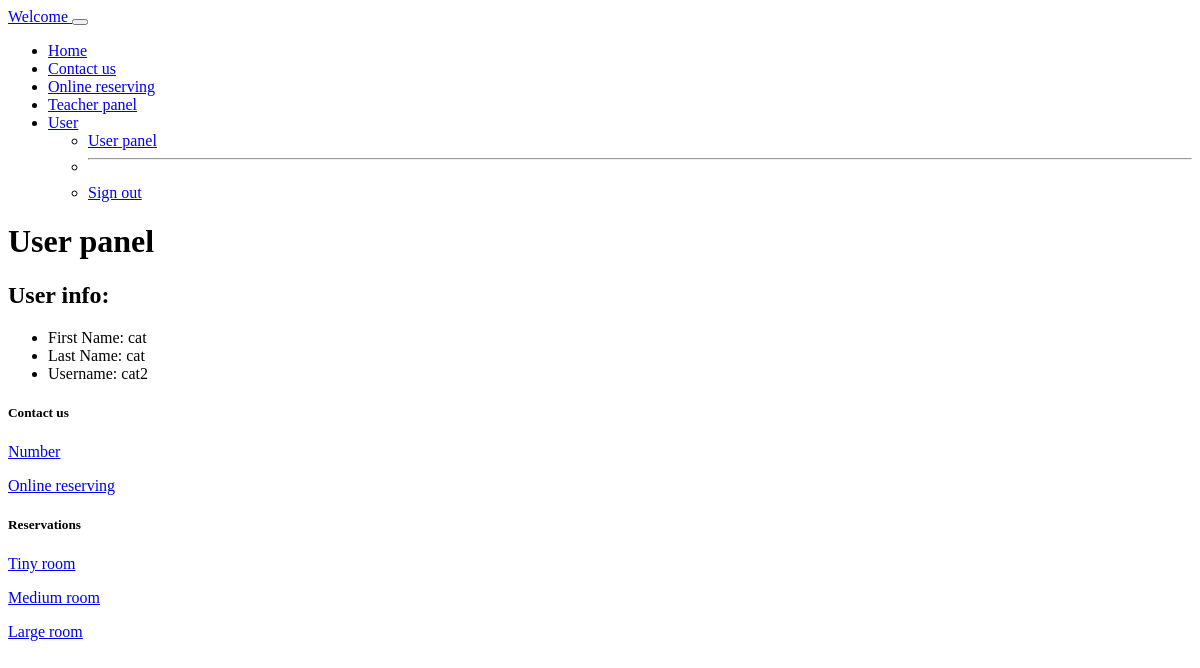
/user-panel (signed in), run on an earlier commit of the app's database.
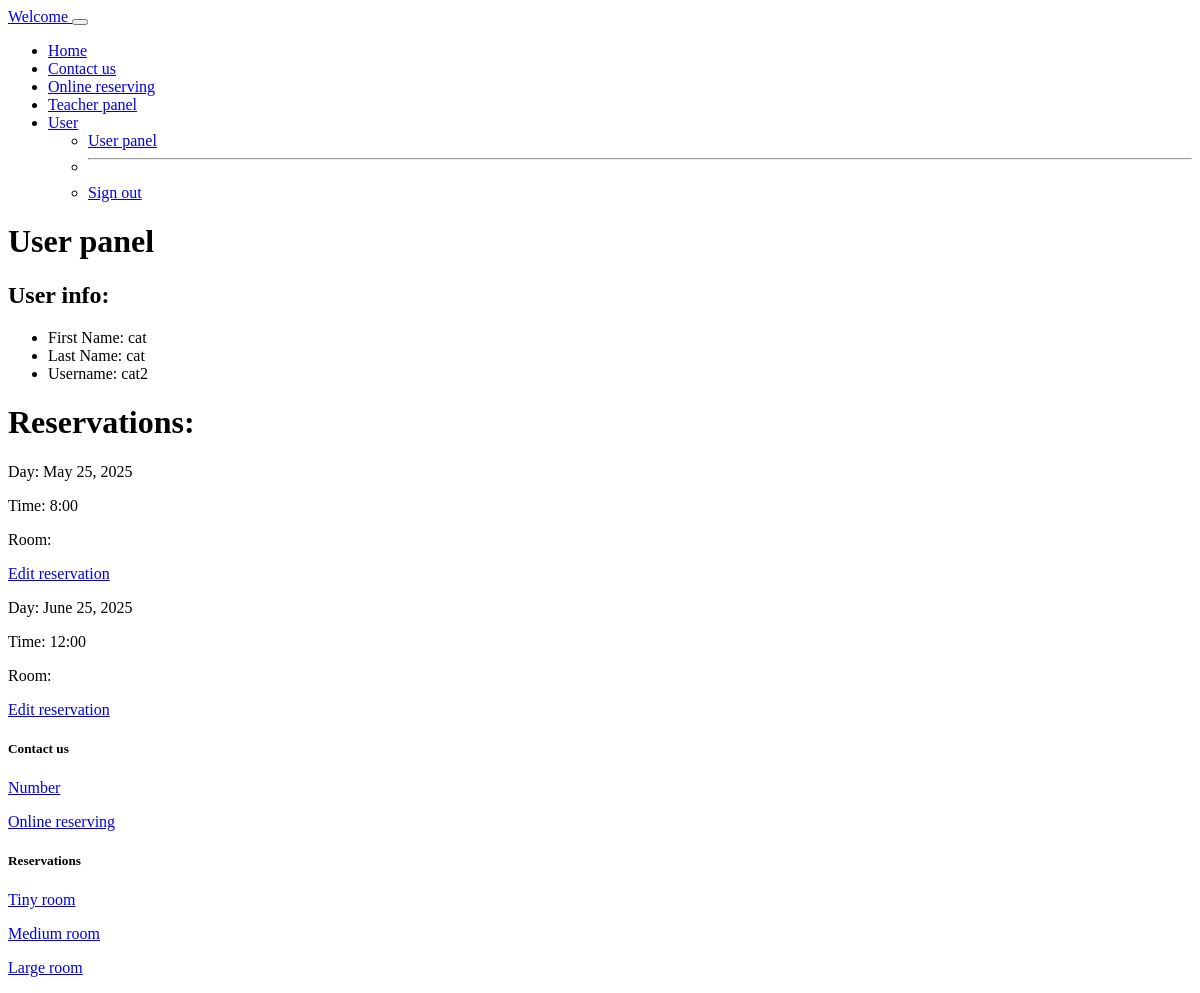
And on a later commit of the database.
### booking/models.py (models this page shows, shortened)
class Reservation(models.Model):
    user = models.ForeignKey(User, on_delete=models.CASCADE, null=True, blank=True)
    reservation = models.CharField(max_length=60, choices=RESERVATION_CHOICES, default="Litte room")
    day = models.DateField(default=datetime.now)
    time = models.CharField(max_length=20, choices=TIME_CHOICES, default="8:00")
    time_ordered = models.DateTimeField(default=datetime.now, blank=True)

### booking/views.py (the view)
# urls.py: path('user-panel', views.userPanel, name='userPanel'),
def userPanel(request):
    user =request.user
    reservations = Reservation.objects.filter(user=user).order_by('day', 'time')
    return render(request, 'userPanel.html', {
        'user':user,
        'reservations':reservations,
    })

### booking/templates/userPanel.html (shortened to what this page needs)
{% extends 'layout.html' %}
{% load static %}
{% block body %}
{% if user.is_authenticated %}
<h1 class=" ms-5 mt-5 ">User panel</h1>
<div class="shadow p-4 mb-5 bg-body bg-body rounded text-black  m-5 ">
    <h2 class="">User info:</h2>
    <ul class="list-group fs-4 mt-3">
            <li class="list-group mt-2">First Name: {{ user.first_name }}</li>
            <li class="list-group mt-2">Last Name: {{ user.last_name }}</li>
            <li class="list-group mt-2">Username: {{ user.username }}</li>
    </ul>
</div>
{% if reservations.count > 0 %}
<div class="mt-5 ">
    <h1 class=" ms-5">Reservations: </h1>
    <div class="shadow p-4 mb-3 bg-body bg-body rounded text-black  m-5">
        {% for reservation in reservations %}
        <div class="list-group fs-4 border p-3 mb-3">
            <p class="list-group mt-2">Day: {{ reservation.day }}</p>
            <p class="list-group mt-2">Time: {{ reservation.time }}</p>
            <p class="list-group mt-2">Room: {{ reservation.room }}</p>
            <div class="mt-3 mb-2">
                <a class="btn btn-primary rounded-3 p-2" href="{% url 'userUpdate' reservation.id %}">Edit reservation</a>
            </div>
        </div>
        {% endfor %}
    </div>
</div>
{% endif %}
{% else %}
<div class="shadow p-4 mb-5 bg-body bg-body rounded text-black  m-5">
    <h1 class="p-2  ms-3">First you must sign in.</h1>
    <a href="{% url 'login' %}" class="btn btn-primary text-white">Sign in</a>
</div>
{% endif %}
{% endblock %}

### booking/templates/layout.html (shortened to what this page needs)
{% load static %}
<!doctype html>
<html lang="en">
  <head>
  </head>
  <body>
    <header>
        <nav class="navbar bg-white navbar-white navbar-expand-lg shadow-sm">
            <div class="container-fluid">
                <a class="navbar-brand  cHover cGreen fs-2" href="{% url 'index' %}">
                    Welcome
                </a>
                <button class="navbar-toggler" type="button" data-bs-toggle="collapse" data-bs-target="#navbarSupportedContent" aria-controls="navbarSupportedContent" aria-expanded="false" aria-label="Toggle navigation">
                </button>
                <div class="collapse navbar-collapse" id="navbarSupportedContent">
                    <ul class="navbar-nav mb-2 mb-lg-0  fs-5">
                        <li class="nav-item">
                            <a class="nav-link active cHover" aria-current="page" href="{% url 'index' %}">Home</a>
                        </li>
                        <li class="nav-item">
                            <a class="nav-link active cHover" href="#contact">Contact us</a>
                        </li>
                        <li class="nav-item">
                            <a class="nav-link active cHover" href="{% url 'reservation' %}">Online reserving</a>
                        </li>
                        {% if user.is_authenticated %}
                        <li class="nav-item">
                            <a class="nav-link active cHover" href="{% url 'teacherPanel' %}">Teacher panel</a>
                        </li>
                        <li class="nav-item dropdown me-3 fs-5">
                            <a class="nav-link active dropdown-toggle cHover" href="#" role="button" data-bs-toggle="dropdown" aria-expanded="false">
                              User
                            </a>
                            <ul class="dropdown-menu  border zNav">
                              <li><a class="dropdown-item" href="{% url 'userPanel' %}">User panel</a></li>
                              <li><hr class=""></li>
                              <li><a class="dropdown-item" href="{% url 'logout' %}">Sign out</a></li>
                            </ul>
                        </li>
                        {% else %}
                        <li class="nav-item me-3">
                            <a class="nav-link active cHover" href="{% url 'register' %}">Sign in/Sign Up</a>
                        </li>
                        {% endif %}
                    </ul>
                </div>
            </div>
        </nav>
    </header>
    {% block body %}
    {% endblock %}
    <footer class="bg-dark text-white">
        <div class="container-fluid pt-3">
            <section class="">
                <div class="container text-center text-md-start mt-5">
                  <div class="row mt-3 text-center">
                    <div class="col-md-2 col-lg-2 col-xl-2 mx-auto mb-4">
                        <h5 class="text-uppercase fw-bold mb-4 textGradient" id="contact">
                            Contact us
                        </h5>
                        <p>
                            <a href="number" class=""><span class="cBlue">Number</span></a>
                        </p>
                        <p>
                            <a class="uLine cHover" href="{% url 'reservation' %}" >Online reserving</a>
                        </p>
                    </div>
                    <div class="col-md-3 col-lg-2 col-xl-2 mx-auto mb-4">
                        <h5 class="text-uppercase fw-bold mb-4 textGradient">
                            Reservations
                        </h5>
                        <p>
                            <a href="#!" class="uLine">Tiny room</a>
                        </p>
                        <p>
                            <a href="#!" class="uLine">Medium room</a>
                        </p>
                        <p>
                            <a href="#!" class="uLine">Large room</a>
                        </p>
                    </div>
                  </div>
                </div>
              </section>
        </div>
    </footer>
  </body>
</html>

What changed in the data, as far as the page shows it:
added Reservation: day "May 25, 2025", time "8:00"
added Reservation: day "June 25, 2025", time "12:00"
Also different on the page:
text now shown: "Reservations:"
